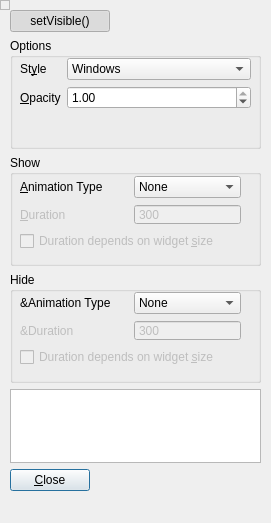
<?xml version="1.0" encoding="UTF-8"?>
<ui version="4.0">
 <class>Dialog</class>
 <widget class="QWidget" name="Dialog">
  <property name="geometry">
   <rect>
    <x>0</x>
    <y>0</y>
    <width>271</width>
    <height>523</height>
   </rect>
  </property>
  <property name="font">
   <font>
    <family>Segoe UI</family>
    <pointsize>9</pointsize>
   </font>
  </property>
  <property name="windowTitle">
   <string>Test Dialog</string>
  </property>
  <widget class="QWidget" name="layoutWidget">
   <property name="geometry">
    <rect>
     <x>10</x>
     <y>10</y>
     <width>251</width>
     <height>481</height>
    </rect>
   </property>
   <layout class="QVBoxLayout" name="verticalLayout" stretch="0,3,3,3,2,0">
    <item>
     <widget class="QPushButton" name="visibilityButton">
      <property name="sizePolicy">
       <sizepolicy hsizetype="Fixed" vsizetype="Fixed">
        <horstretch>0</horstretch>
        <verstretch>0</verstretch>
       </sizepolicy>
      </property>
      <property name="minimumSize">
       <size>
        <width>100</width>
        <height>0</height>
       </size>
      </property>
      <property name="text">
       <string>setVisible()</string>
      </property>
      <property name="checkable">
       <bool>true</bool>
      </property>
      <property name="checked">
       <bool>true</bool>
      </property>
     </widget>
    </item>
    <item>
     <widget class="QGroupBox" name="settingsBox">
      <property name="title">
       <string>Options</string>
      </property>
      <widget class="QWidget" name="layoutWidget_3">
       <property name="geometry">
        <rect>
         <x>10</x>
         <y>20</y>
         <width>231</width>
         <height>51</height>
        </rect>
       </property>
       <layout class="QFormLayout" name="formLayout">
        <property name="fieldGrowthPolicy">
         <enum>QFormLayout::AllNonFixedFieldsGrow</enum>
        </property>
        <item row="0" column="0">
         <widget class="QLabel" name="styleLabel">
          <property name="text">
           <string>St&amp;yle</string>
          </property>
          <property name="buddy">
           <cstring>styleBox</cstring>
          </property>
         </widget>
        </item>
        <item row="0" column="1">
         <widget class="QComboBox" name="styleBox">
          <item>
           <property name="text">
            <string>Windows</string>
           </property>
          </item>
          <item>
           <property name="text">
            <string>WindowsXP</string>
           </property>
          </item>
          <item>
           <property name="text">
            <string>WindowsVista</string>
           </property>
          </item>
          <item>
           <property name="text">
            <string>Motif</string>
           </property>
          </item>
          <item>
           <property name="text">
            <string>CDE</string>
           </property>
          </item>
          <item>
           <property name="text">
            <string>Plastique</string>
           </property>
          </item>
          <item>
           <property name="text">
            <string>Cleanlooks</string>
           </property>
          </item>
         </widget>
        </item>
        <item row="1" column="1">
         <widget class="QDoubleSpinBox" name="doubleSpinBox">
          <property name="maximum">
           <double>1.000000000000000</double>
          </property>
          <property name="singleStep">
           <double>0.050000000000000</double>
          </property>
          <property name="value">
           <double>1.000000000000000</double>
          </property>
         </widget>
        </item>
        <item row="1" column="0">
         <widget class="QLabel" name="label">
          <property name="text">
           <string>&amp;Opacity</string>
          </property>
          <property name="buddy">
           <cstring>doubleSpinBox</cstring>
          </property>
         </widget>
        </item>
       </layout>
      </widget>
     </widget>
    </item>
    <item>
     <widget class="QGroupBox" name="showBox">
      <property name="title">
       <string>Show</string>
      </property>
      <widget class="QWidget" name="layoutWidget">
       <property name="geometry">
        <rect>
         <x>10</x>
         <y>21</y>
         <width>221</width>
         <height>75</height>
        </rect>
       </property>
       <layout class="QGridLayout" name="showLayout">
        <item row="0" column="0">
         <widget class="QLabel" name="showTypeLabel">
          <property name="text">
           <string>&amp;Animation Type</string>
          </property>
          <property name="buddy">
           <cstring>showTypeBox</cstring>
          </property>
         </widget>
        </item>
        <item row="0" column="1">
         <widget class="QComboBox" name="showTypeBox">
          <item>
           <property name="text">
            <string>None</string>
           </property>
          </item>
          <item>
           <property name="text">
            <string>Animate</string>
           </property>
          </item>
          <item>
           <property name="text">
            <string>Fade</string>
           </property>
          </item>
         </widget>
        </item>
        <item row="1" column="0">
         <widget class="QLabel" name="showDurationLabel">
          <property name="enabled">
           <bool>false</bool>
          </property>
          <property name="text">
           <string>&amp;Duration</string>
          </property>
          <property name="buddy">
           <cstring>showDurationBox</cstring>
          </property>
         </widget>
        </item>
        <item row="1" column="1">
         <widget class="QSpinBox" name="showDurationBox">
          <property name="enabled">
           <bool>false</bool>
          </property>
          <property name="buttonSymbols">
           <enum>QAbstractSpinBox::NoButtons</enum>
          </property>
          <property name="maximum">
           <number>10000</number>
          </property>
          <property name="value">
           <number>300</number>
          </property>
         </widget>
        </item>
        <item row="2" column="0" colspan="2">
         <widget class="QCheckBox" name="showDependancyBox">
          <property name="enabled">
           <bool>false</bool>
          </property>
          <property name="toolTip">
           <string>Make the duration value depend on the size of the widget. This is only valid for AnimateMenu (slide) effect.</string>
          </property>
          <property name="text">
           <string>Duration depends on widget &amp;size</string>
          </property>
         </widget>
        </item>
       </layout>
      </widget>
     </widget>
    </item>
    <item>
     <widget class="QGroupBox" name="hideBox">
      <property name="title">
       <string>Hide</string>
      </property>
      <widget class="QWidget" name="layoutWidget_2">
       <property name="geometry">
        <rect>
         <x>10</x>
         <y>20</y>
         <width>221</width>
         <height>75</height>
        </rect>
       </property>
       <layout class="QGridLayout" name="hideLayout">
        <item row="0" column="0">
         <widget class="QLabel" name="hideTypeLabel">
          <property name="text">
           <string>&amp;Animation Type</string>
          </property>
         </widget>
        </item>
        <item row="0" column="1">
         <widget class="QComboBox" name="hideTypeBox">
          <item>
           <property name="text">
            <string>None</string>
           </property>
          </item>
          <item>
           <property name="text">
            <string>Animate</string>
           </property>
          </item>
          <item>
           <property name="text">
            <string>Fade</string>
           </property>
          </item>
         </widget>
        </item>
        <item row="1" column="0">
         <widget class="QLabel" name="hideDurationLabel">
          <property name="enabled">
           <bool>false</bool>
          </property>
          <property name="text">
           <string>&amp;Duration</string>
          </property>
         </widget>
        </item>
        <item row="1" column="1">
         <widget class="QSpinBox" name="hideDurationBox">
          <property name="enabled">
           <bool>false</bool>
          </property>
          <property name="buttonSymbols">
           <enum>QAbstractSpinBox::NoButtons</enum>
          </property>
          <property name="maximum">
           <number>10000</number>
          </property>
          <property name="value">
           <number>300</number>
          </property>
         </widget>
        </item>
        <item row="2" column="0" colspan="2">
         <widget class="QCheckBox" name="hideDependancyBox">
          <property name="enabled">
           <bool>false</bool>
          </property>
          <property name="toolTip">
           <string>Make the duration value depend on the size of the widget. This is only valid for AnimateMenu (slide) effect.</string>
          </property>
          <property name="text">
           <string>Duration depends on widget &amp;size</string>
          </property>
         </widget>
        </item>
       </layout>
      </widget>
     </widget>
    </item>
    <item>
     <widget class="QPlainTextEdit" name="debugBox"/>
    </item>
    <item>
     <widget class="QPushButton" name="closeButton">
      <property name="sizePolicy">
       <sizepolicy hsizetype="Fixed" vsizetype="Fixed">
        <horstretch>0</horstretch>
        <verstretch>0</verstretch>
       </sizepolicy>
      </property>
      <property name="text">
       <string>&amp;Close</string>
      </property>
      <property name="default">
       <bool>true</bool>
      </property>
     </widget>
    </item>
   </layout>
  </widget>
  <widget class="QFrame" name="frame">
   <property name="geometry">
    <rect>
     <x>0</x>
     <y>0</y>
     <width>10</width>
     <height>10</height>
    </rect>
   </property>
   <property name="frameShape">
    <enum>QFrame::StyledPanel</enum>
   </property>
   <property name="frameShadow">
    <enum>QFrame::Sunken</enum>
   </property>
  </widget>
 </widget>
 <resources/>
 <connections>
  <connection>
   <sender>closeButton</sender>
   <signal>clicked()</signal>
   <receiver>Dialog</receiver>
   <slot>close()</slot>
   <hints>
    <hint type="sourcelabel">
     <x>85</x>
     <y>389</y>
    </hint>
    <hint type="destinationlabel">
     <x>430</x>
     <y>375</y>
    </hint>
   </hints>
  </connection>
  <connection>
   <sender>visibilityButton</sender>
   <signal>toggled(bool)</signal>
   <receiver>frame</receiver>
   <slot>setVisible(bool)</slot>
   <hints>
    <hint type="sourcelabel">
     <x>46</x>
     <y>21</y>
    </hint>
    <hint type="destinationlabel">
     <x>6</x>
     <y>5</y>
    </hint>
   </hints>
  </connection>
 </connections>
</ui>
